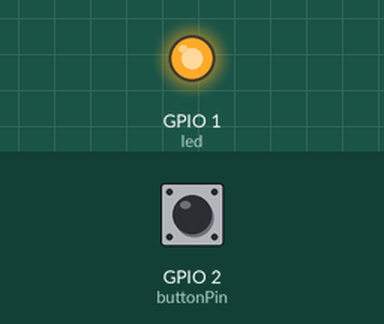
This sketch was run on a simulated ESP8266 (NodeMCU). Shown: output pins drawn as LEDs (lit = HIGH). Dashed ring = blinking. The test bench sets the inputs (shaded band); at power-on: GPIO 2 (buttonPin) HIGH. WiFi joins after 1.5 s; servers stay silent unless stated; no MQTT or app messages arrive unless stated.

Above: at 6.2 s.
6.3 s: GPIO 2 (buttonPin) pulled LOW for 3.2 s
At 7.8 s:
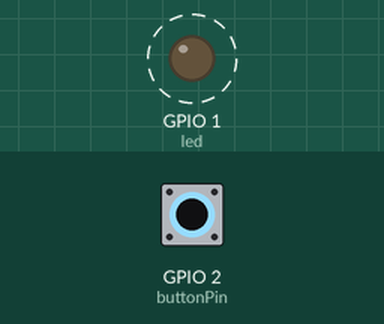
12.6 s: GPIO 2 (buttonPin) pulled LOW for 0.15 s
At 13.7 s:
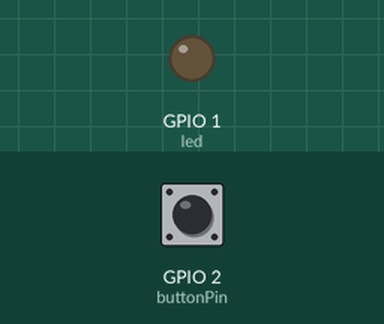
15.8 s: GPIO 2 (buttonPin) pulled LOW for 1 s
At 18.7 s:
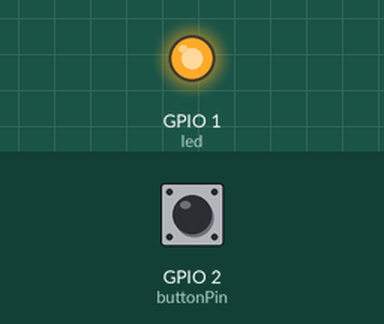
Timing chart, 0 to 20.2 s (numbered marks = the images above; inputs shaded):
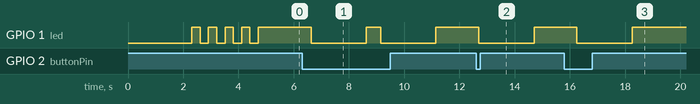

Measured:
- after the input at 6.3 s, GPIO 1 (led): alternates HIGH for 0.52 s and LOW for 2.0 s, starting after 0.33 s
- after the input at 12.6 s, GPIO 1 (led): HIGH → LOW after 0.10 s, → HIGH 2.0 s later
- after the input at 15.8 s, GPIO 1 (led): HIGH → LOW after 0.45 s, → HIGH 2.0 s later

The sketch:

love_box.ino
```cpp
/*
   This sketch is made for ESP01 with:
     - GPIO2 for button
     - GPIO1 for led ( internal )
     PinOut: https://goo.gl/CeR3Fk

     Instructables guide:
     This sketch is for public domain. Davide Gariselli.
*/

// <--- ESP8266 + WiFi libraries --->
#include <ESP8266WiFi.h>

// <--- Include the correct MQTT Adafruit library --->
/*  ----> MQTT Adafruit library: https://goo.gl/4ewcc2
            Adafruit tutorial: https://goo.gl/BVXdso
    ----> MQTT Broker: io.adafruit.com
            Chrome: MQTTLens
*/
#include "Adafruit_MQTT.h"
#include "Adafruit_MQTT_Client.h"

// ---- MQTT connection ---------
// TODO: Configurable MQTT settings
#define AIO_SERVER      "io.adafruit.com"
#define AIO_SERVERPORT  1883  // use 8883 for SSL
#define AIO_USERNAME    "XXXX"
#define AIO_KEY         "XXX"

#define buttonPin 2 // GPIO2
#define led 1


WiFiClient client;
Adafruit_MQTT_Client mqtt(&client, AIO_SERVER, AIO_SERVERPORT, AIO_USERNAME, AIO_KEY);

/****************************** Feeds ***************************************/

// Setup a feed called for publishing.
Adafruit_MQTT_Publish love_box_push = Adafruit_MQTT_Publish(&mqtt, AIO_USERNAME "/feeds/love_box");

// Setup a feed called for subscribing to changes.
Adafruit_MQTT_Subscribe love_box_pull = Adafruit_MQTT_Subscribe(&mqtt, AIO_USERNAME "/feeds/love_box");


void setup() {

  pinMode(buttonPin, INPUT_PULLUP);
  pinMode(led, OUTPUT);

  //Serial.begin(115200);
  delay(10);

  //Serial.println(F("Love box"));

  // ---------- How many Wifi do you have? ----------
#define Wifi_number 3
  // TODO: Configurable wifi settings
  char* myStrings[] = {"SSD", "pass", "SSD", "pass", "lov3b0x", "l0lloll0l",};

  // Connect to WiFi access point.
  for (int i = 0; i <= ((Wifi_number * 2) - 1); i = i + 2) {

    //        Serial.println();
    //        Serial.print("Connecting to ");
    //        Serial.println(myStrings[i]);
    //    Serial.print(myStrings[i + 1]);

    WiFi.begin(myStrings[i], myStrings[i + 1]);
    byte p = 0;
    while ( WiFi.status() != WL_CONNECTED ) {
      serial_dot();
      p++;
      if (p == 15) break;
    }
    if ( p < 15 )break;
  }

  // if connected blink 4 times
  for (int c = 0; c <= 4; c++ ) {
    digitalWrite(led, LOW);
    delay(300);
    digitalWrite(led, HIGH);
    delay(300);
  }
  //  Serial.println();
  //
  //  Serial.println("WiFi connected");
  //  Serial.print("Local IP address: ");
  //  Serial.println(WiFi.localIP());

  /*
     Setup MQTT subscription for command feed.
  */
  mqtt.subscribe(&love_box_pull);

}

void loop() {

  MQTT_connect();
  byte num = 0;
  byte buttonState = 1;

  buttonState = digitalRead(buttonPin);
  delay(15);
  //Serial.print("bottone: ");
  //Serial.println(buttonState);

  if (buttonState == LOW) {
    love_box_push.publish(1);
    //Serial.println(F("Spedito"));
    digitalWrite(led, LOW);
    delay(2000);
    digitalWrite(led, HIGH);
    // clear the channel
    love_box_push.publish(0);
  }

  // We'll use this to determine which subscription was received.
  // In this case we only have one subscription, so we don't really need it.
  // But if you have more than one its required so we keep it in here so you dont forget
  Adafruit_MQTT_Subscribe *subscription;

  //If the reader times out, the while loop will fail.
  //However, say we do get a valid non-zero return.
  // mqtt.readSubscription(timeInMilliseconds)
  while ((subscription = mqtt.readSubscription(500))) {
    // we only care about the love
    if (subscription == &love_box_pull) {
      //The message is in feedobject.lastread, convert string to int = atoi
      char *value = (char *)love_box_pull.lastread;
      //Serial.print(F("Received: "));
      int received = atoi(value);
      if ( received != 0 ) {
        //Serial.print(F("Comando"));
        num = received;
        //Serial.println(num);
      }
    }
  }

  // if i recived something, wait
  if ( num == 2 ) {
    while ( digitalRead(buttonPin) == HIGH ) {
      //Serial.println("aspetto bottone");
      yield();// https://goo.gl/PcdtfY
      // blink until you will press the button
      digitalWrite(led, LOW);
      delay(250);
      digitalWrite(led, HIGH);
      delay(250);
    }
    //Serial.println("reset");
    digitalWrite(led, HIGH);
    delay(2000);
  }
}


void MQTT_connect() {
  int8_t ret;

  // Stop if already connected.
  if (mqtt.connected()) {
    return;
  }

  //Serial.println("Connecting to MQTT... ");

  //uint8_t retries = 3;
  while ((ret = mqtt.connect()) != 0) { // connect will return 0 for connected
    //Serial.println(mqtt.connectErrorString(ret));
    //Serial.println("Retrying MQTT connection in 5 seconds...");
    mqtt.disconnect();
    delay(5000);  // wait 5 seconds
  }
  //Serial.println("MQTT Connected!");
}

void serial_dot() {
  delay(1000);
  //Serial.print(".");
}
```
